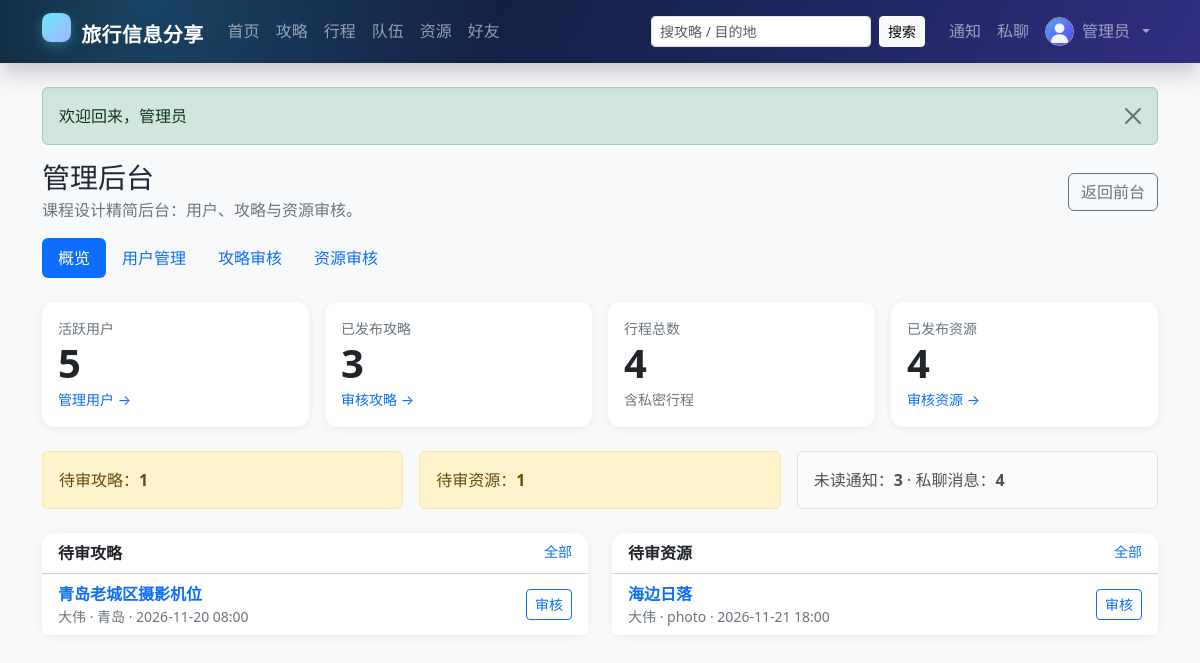
Page /admin/index.php (signed in) on the committed database.
### tables this page shows
CREATE TABLE `user` (
  `id`            INT UNSIGNED NOT NULL AUTO_INCREMENT COMMENT '用户ID',
  `username`      VARCHAR(50)  NOT NULL                COMMENT '登录名，唯一',
  `password_hash` VARCHAR(255) NOT NULL                COMMENT 'password_hash() 生成的密码散列',
  `nickname`      VARCHAR(50)  NOT NULL                COMMENT '昵称',
  `avatar`        VARCHAR(500) DEFAULT NULL             COMMENT '头像URL',
  `gender`        ENUM('unknown','male','female','other') NOT NULL DEFAULT 'unknown' COMMENT '性别',
  `email`         VARCHAR(100) DEFAULT NULL             COMMENT '邮箱，唯一（可为空）',
  `phone`         VARCHAR(20)  DEFAULT NULL             COMMENT '手机号',
  `intro`         VARCHAR(500) DEFAULT NULL             COMMENT '个人简介',
  `role`          ENUM('user','admin') NOT NULL DEFAULT 'user'   COMMENT '角色',
  `status`        ENUM('active','disabled') NOT NULL DEFAULT 'active' COMMENT '账号状态',
  `created_at`    DATETIME NOT NULL DEFAULT CURRENT_TIMESTAMP,
  `updated_at`    DATETIME NOT NULL DEFAULT CURRENT_TIMESTAMP ON UPDATE CURRENT_TIMESTAMP,
  PRIMARY KEY (`id`),
  UNIQUE KEY `uk_user_username` (`username`),
  UNIQUE KEY `uk_user_email` (`email`),
  KEY `idx_user_role_status` (`role`,`status`),
  KEY `idx_user_nickname` (`nickname`),
  CONSTRAINT `chk_user_username_len` CHECK (CHAR_LENGTH(`username`) BETWEEN 3 AND 50),
  CONSTRAINT `chk_user_nickname_len` CHECK (CHAR_LENGTH(`nickname`) BETWEEN 1 AND 50)
);

CREATE TABLE `guide` (
  `id`            INT UNSIGNED NOT NULL AUTO_INCREMENT,
  `author_id`     INT UNSIGNED NOT NULL COMMENT '作者',
  `title`         VARCHAR(100) NOT NULL,
  `destination`   VARCHAR(100) NOT NULL COMMENT '目的地',
  `cover`         VARCHAR(500) DEFAULT NULL COMMENT '封面图URL',
  `summary`       VARCHAR(500) DEFAULT NULL COMMENT '摘要',
  `content`       MEDIUMTEXT NOT NULL COMMENT '正文（富文本/HTML）',
  `day_count`     TINYINT UNSIGNED NOT NULL DEFAULT 1 COMMENT '行程天数',
  `cost_avg`      DECIMAL(10,2) NOT NULL DEFAULT 0.00 COMMENT '人均花费',
  `season`        ENUM('spring','summer','autumn','winter','all') NOT NULL DEFAULT 'all',
  `view_count`    INT UNSIGNED NOT NULL DEFAULT 0,
  `like_count`    INT UNSIGNED NOT NULL DEFAULT 0,
  `collect_count` INT UNSIGNED NOT NULL DEFAULT 0,
  `comment_count` INT UNSIGNED NOT NULL DEFAULT 0,
  `status`        ENUM('draft','pending','published','rejected','hidden') NOT NULL DEFAULT 'draft' COMMENT '草稿/待审/已发布/驳回/隐藏',
  `created_at`    DATETIME NOT NULL DEFAULT CURRENT_TIMESTAMP,
  `updated_at`    DATETIME NOT NULL DEFAULT CURRENT_TIMESTAMP COMMENT '仅内容编辑时由应用更新',
  PRIMARY KEY (`id`),
  KEY `idx_guide_author` (`author_id`,`status`),
  KEY `idx_guide_status_time` (`status`,`created_at`),
  KEY `idx_guide_destination` (`destination`),
  KEY `idx_guide_season` (`season`),
  KEY `idx_guide_status_like` (`status`,`like_count`),
  CONSTRAINT `fk_guide_author` FOREIGN KEY (`author_id`) REFERENCES `user` (`id`) ON DELETE RESTRICT ON UPDATE CASCADE,
  CONSTRAINT `chk_guide_day`  CHECK (`day_count` BETWEEN 1 AND 60),
  CONSTRAINT `chk_guide_cost` CHECK (`cost_avg` >= 0)
);

CREATE TABLE `resource` (
  `id`            INT UNSIGNED NOT NULL AUTO_INCREMENT,
  `uploader_id`   INT UNSIGNED NOT NULL,
  `trip_id`       INT UNSIGNED DEFAULT NULL COMMENT '关联行程，可为空',
  `type`          ENUM('photo','video','doc') NOT NULL,
  `title`         VARCHAR(100) NOT NULL,
  `description`   VARCHAR(500) DEFAULT NULL,
  `file_url`      VARCHAR(500) NOT NULL,
  `cover`         VARCHAR(500) DEFAULT NULL,
  `location`      VARCHAR(100) DEFAULT NULL COMMENT '拍摄/关联地点',
  `view_count`    INT UNSIGNED NOT NULL DEFAULT 0,
  `like_count`    INT UNSIGNED NOT NULL DEFAULT 0,
  `comment_count` INT UNSIGNED NOT NULL DEFAULT 0,
  `status`        ENUM('pending','published','rejected','hidden') NOT NULL DEFAULT 'pending',
  `created_at`    DATETIME NOT NULL DEFAULT CURRENT_TIMESTAMP,
  `updated_at`    DATETIME NOT NULL DEFAULT CURRENT_TIMESTAMP COMMENT '仅内容编辑时由应用更新',
  PRIMARY KEY (`id`),
  KEY `idx_resource_uploader` (`uploader_id`,`status`),
  KEY `idx_resource_status_time` (`status`,`created_at`),
  KEY `idx_resource_trip` (`trip_id`),
  KEY `idx_resource_type` (`type`),
  CONSTRAINT `fk_resource_uploader` FOREIGN KEY (`uploader_id`) REFERENCES `user` (`id`) ON DELETE RESTRICT ON UPDATE CASCADE,
  CONSTRAINT `fk_resource_trip`     FOREIGN KEY (`trip_id`)     REFERENCES `trip` (`id`) ON DELETE SET NULL ON UPDATE CASCADE
);

### app/helpers.php (called while the page is built, shortened)
<?php
function config(string $path, mixed $default = null): mixed
{
    $value = $GLOBALS['config'] ?? [];
    foreach (explode('.', $path) as $key) {
        $value = $value[$key];
    }
    return $value;
}
function e(mixed $value): string
{
    return htmlspecialchars((string) $value, ENT_QUOTES | ENT_SUBSTITUTE, 'UTF-8');
}
function url(string $path = ''): string
{
    $base = rtrim((string) config('site.base_url', ''), '/');
    return $base . '/' . ltrim($path, '/');
}
function flashes(): array
{
    $items = $_SESSION['flash'] ?? [];
    return $items;
}
function format_dt(?string $value): string
{
    $ts = strtotime($value);
    return $ts ? date('Y-m-d H:i', $ts) : $value;
}
function excerpt(?string $text, int $length = 90): string
{
    $plain = trim(strip_tags((string) $text));
    if (mb_strlen($plain, 'UTF-8') <= $length) {
        return $plain;
    }
    return mb_substr($plain, 0, $length, 'UTF-8') . '…';
}
function avatar_url(?string $avatar): string
{
    return url('/assets/avatar.svg');
}

### app/auth.php (called while the page is built, shortened)
<?php
function current_user(): ?array
{
    static $cache = [];
    $id = (int) $_SESSION['user_id'];
    if (array_key_exists($id, $cache)) {
        return $cache[$id];
    }
    $user = db_one(
        'SELECT * FROM `user` WHERE `id` = ? AND `status` = "active" LIMIT 1',
        [$id]
    );
    return $cache[$id] = $user;
}
function require_login(): void
{
    if (current_user() !== null) {
        return;
    }
}
function require_admin(): void
{
    require_login();
}

### app/db.php (called while the page is built, shortened)
<?php
function db(): PDO
{
    static $pdo = null;
    if ($pdo instanceof PDO) {
        return $pdo;
    }
    $c = config('db');
    $dsn = sprintf(
        'mysql:host=%s;port=%d;dbname=%s;charset=%s',
        $c['host'],
        (int) $c['port'],
        $c['name'],
        $c['charset']
    );
    $pdo = new PDO($dsn, $c['user'], $c['pass'], [
        PDO::ATTR_ERRMODE            => PDO::ERRMODE_EXCEPTION,
        PDO::ATTR_DEFAULT_FETCH_MODE => PDO::FETCH_ASSOC,
        PDO::ATTR_EMULATE_PREPARES   => false,
        PDO::ATTR_STRINGIFY_FETCHES  => false,
    ]);
    $pdo->exec("SET time_zone = '+08:00'");
    return $pdo;
}
function db_all(string $sql, array $params = []): array
{
    $stmt = db()->prepare($sql);
    $stmt->execute($params);
    return $stmt->fetchAll();
}
function db_one(string $sql, array $params = []): ?array
{
    $stmt = db()->prepare($sql);
    $stmt->execute($params);
    $row = $stmt->fetch();
    return $row === false ? null : $row;
}
function db_val(string $sql, array $params = []): mixed
{
    $stmt = db()->prepare($sql);
    $stmt->execute($params);
    return $stmt->fetchColumn();
}

### public/admin/index.php (the view, shortened to what this page needs)
<?php
require_admin();
$stats = [
    'users'        => (int) db_val('SELECT COUNT(*) FROM `user` WHERE `status` = "active"'),
    'guides'       => (int) db_val('SELECT COUNT(*) FROM `guide` WHERE `status` = "published"'),
    'trips'        => (int) db_val('SELECT COUNT(*) FROM `trip`'),
    'resources'    => (int) db_val('SELECT COUNT(*) FROM `resource` WHERE `status` = "published"'),
    'pending_guide'=> (int) db_val('SELECT COUNT(*) FROM `guide` WHERE `status` = "pending"'),
    'pending_res'  => (int) db_val('SELECT COUNT(*) FROM `resource` WHERE `status` = "pending"'),
    'messages'     => (int) db_val('SELECT COUNT(*) FROM `message`'),
    'reports'      => (int) db_val('SELECT COUNT(*) FROM `notification` WHERE `is_read` = 0'),
];
$pendingGuides = db_all(
    'SELECT g.`id`, g.`title`, g.`destination`, g.`created_at`, u.`nickname`
     FROM `guide` g JOIN `user` u ON u.`id` = g.`author_id`
     WHERE g.`status` = "pending" ORDER BY g.`created_at` ASC LIMIT 5'
);
$pendingResources = db_all(
    'SELECT r.`id`, r.`title`, r.`type`, r.`created_at`, u.`nickname`
     FROM `resource` r JOIN `user` u ON u.`id` = r.`uploader_id`
     WHERE r.`status` = "pending" ORDER BY r.`created_at` ASC LIMIT 5'
);
$activeNav = 'admin';
require APP_ROOT . '/app/views/header.php';
require APP_ROOT . '/app/views/admin_nav.php';
?>
<div class="row g-3 mb-4">
    <div class="col-6 col-lg-3">
        <div class="card border-0 shadow-sm h-100"><div class="card-body">
            <div class="text-secondary small">活跃用户</div><div class="display-6 fw-semibold"><?= $stats['users'] ?></div>
            <a class="small" href="<?= e(url('/admin/users.php')) ?>">管理用户 →</a>
        </div></div>
    </div>
    <div class="col-6 col-lg-3">
        <div class="card border-0 shadow-sm h-100"><div class="card-body">
            <div class="text-secondary small">已发布攻略</div><div class="display-6 fw-semibold"><?= $stats['guides'] ?></div>
            <a class="small" href="<?= e(url('/admin/guides.php')) ?>">审核攻略 →</a>
        </div></div>
    </div>
    <div class="col-6 col-lg-3">
        <div class="card border-0 shadow-sm h-100"><div class="card-body">
            <div class="text-secondary small">行程总数</div><div class="display-6 fw-semibold"><?= $stats['trips'] ?></div>
            <span class="small text-secondary">含私密行程</span>
        </div></div>
    </div>
    <div class="col-6 col-lg-3">
        <div class="card border-0 shadow-sm h-100"><div class="card-body">
            <div class="text-secondary small">已发布资源</div><div class="display-6 fw-semibold"><?= $stats['resources'] ?></div>
            <a class="small" href="<?= e(url('/admin/resources.php')) ?>">审核资源 →</a>
        </div></div>
    </div>
</div>
<div class="row g-3 mb-4">
    <div class="col-md-4"><div class="alert alert-warning mb-0">待审攻略：<strong><?= $stats['pending_guide'] ?></strong></div></div>
    <div class="col-md-4"><div class="alert alert-warning mb-0">待审资源：<strong><?= $stats['pending_res'] ?></strong></div></div>
    <div class="col-md-4"><div class="alert alert-light border mb-0">未读通知：<strong><?= $stats['reports'] ?></strong> · 私聊消息：<strong><?= $stats['messages'] ?></strong></div></div>
</div>
<div class="row g-4">
    <div class="col-lg-6">
        <div class="card border-0 shadow-sm h-100">
            <div class="card-header bg-white d-flex justify-content-between"><span class="fw-semibold">待审攻略</span><a class="small" href="<?= e(url('/admin/guides.php?status=pending')) ?>">全部</a></div>
            <div class="list-group list-group-flush">
                <?php foreach ($pendingGuides as $guide): ?>
                    <div class="list-group-item d-flex justify-content-between align-items-center gap-2">
                        <div><a class="fw-semibold text-decoration-none" href="<?= e(url('/guide.php?id=' . (int) $guide['id'])) ?>"><?= e(excerpt($guide['title'], 24)) ?></a><div class="small text-secondary"><?= e($guide['nickname']) ?> · <?= e($guide['destination']) ?> · <?= e(format_dt($guide['created_at'])) ?></div></div>
                        <a class="btn btn-sm btn-outline-primary" href="<?= e(url('/admin/guides.php?status=pending')) ?>">审核</a>
                    </div>
                <?php endforeach; ?>
            </div>
        </div>
    </div>
    <div class="col-lg-6">
        <div class="card border-0 shadow-sm h-100">
            <div class="card-header bg-white d-flex justify-content-between"><span class="fw-semibold">待审资源</span><a class="small" href="<?= e(url('/admin/resources.php?status=pending')) ?>">全部</a></div>
            <div class="list-group list-group-flush">
                <?php foreach ($pendingResources as $resource): ?>
                    <div class="list-group-item d-flex justify-content-between align-items-center gap-2">
                        <div><a class="fw-semibold text-decoration-none" href="<?= e(url('/resource.php?id=' . (int) $resource['id'])) ?>"><?= e(excerpt($resource['title'], 24)) ?></a><div class="small text-secondary"><?= e($resource['nickname']) ?> · <?= e($resource['type']) ?> · <?= e(format_dt($resource['created_at'])) ?></div></div>
                        <a class="btn btn-sm btn-outline-primary" href="<?= e(url('/admin/resources.php?status=pending')) ?>">审核</a>
                    </div>
                <?php endforeach; ?>
            </div>
        </div>
    </div>
</div>
<?php require APP_ROOT . '/app/views/footer.php'; ?>

### app/views/header.php (shortened to what this page needs)
<?php
$me = current_user();
$activeNav = $activeNav ?? '';
$q = (string) ($_GET['q'] ?? '');
?>
<!doctype html>
<html lang="zh-CN">
<head>
    <link rel="stylesheet" href="<?= e(url('/assets/bootstrap.min.css')) ?>">
    <link rel="stylesheet" href="<?= e(url('/assets/style.css')) ?>">
</head>
<body class="d-flex flex-column min-vh-100 bg-body-tertiary">
<nav class="navbar navbar-expand-lg navbar-dark app-navbar sticky-top">
    <div class="container">
        <a class="navbar-brand fw-bold" href="<?= e(url('/index.php')) ?>">
            <span class="brand-mark"></span> 旅行信息分享
        </a>
        <div class="collapse navbar-collapse" id="mainNav">
            <ul class="navbar-nav me-auto mb-2 mb-lg-0">
                <li class="nav-item"><a class="nav-link <?= $activeNav === 'home' ? 'active' : '' ?>" href="<?= e(url('/index.php')) ?>">首页</a></li>
                <li class="nav-item"><a class="nav-link <?= $activeNav === 'guides' ? 'active' : '' ?>" href="<?= e(url('/guides.php')) ?>">攻略</a></li>
                <li class="nav-item"><a class="nav-link <?= $activeNav === 'trips' ? 'active' : '' ?>" href="<?= e(url('/trips.php')) ?>">行程</a></li>
                <li class="nav-item"><a class="nav-link <?= $activeNav === 'teams' ? 'active' : '' ?>" href="<?= e(url('/teams.php')) ?>">队伍</a></li>
                <li class="nav-item"><a class="nav-link <?= $activeNav === 'resources' ? 'active' : '' ?>" href="<?= e(url('/resources.php')) ?>">资源</a></li>
                <?php if ($me !== null): ?>
                    <li class="nav-item"><a class="nav-link <?= $activeNav === 'friends' ? 'active' : '' ?>" href="<?= e(url('/friends.php')) ?>">好友</a></li>
                <?php endif; ?>
            </ul>
            <form class="d-flex me-lg-3 my-2 my-lg-0" role="search" action="<?= e(url('/guides.php')) ?>" method="get">
                <input class="form-control form-control-sm me-2" type="search" name="q" value="<?= e($q) ?>" placeholder="搜攻略 / 目的地" aria-label="搜索攻略">
                <button class="btn btn-sm btn-light" type="submit">搜索</button>
            </form>
            <ul class="navbar-nav align-items-lg-center">
                <?php if ($me !== null): ?>
                    <li class="nav-item">
                        <a class="nav-link position-relative" href="<?= e(url('/notifications.php')) ?>" title="通知">
                            通知
                        </a>
                    </li>
                    <li class="nav-item">
                        <a class="nav-link position-relative" href="<?= e(url('/messages.php')) ?>" title="私聊">
                            私聊
                        </a>
                    </li>
                    <li class="nav-item dropdown">
                        <a class="nav-link dropdown-toggle d-flex align-items-center gap-2" href="#" role="button" data-bs-toggle="dropdown" aria-expanded="false">
                            <img src="<?= e(avatar_url($me['avatar'])) ?>" alt="" class="rounded-circle nav-avatar">
                            <span><?= e($me['nickname']) ?></span>
                        </a>
                    </li>
                <?php else: ?>
                    <li class="nav-item"><a class="nav-link" href="<?= e(url('/login.php')) ?>">登录</a></li>
                    <li class="nav-item"><a class="btn btn-sm btn-light ms-lg-2" href="<?= e(url('/register.php')) ?>">注册</a></li>
                <?php endif; ?>
            </ul>
        </div>
    </div>
</nav>
<main class="container py-4 flex-grow-1">
    <?php foreach (flashes() as $item): ?>
        <div class="alert alert-<?= e($item['type']) ?> alert-dismissible fade show" role="alert">
            <?= e($item['message']) ?>
            <button type="button" class="btn-close" data-bs-dismiss="alert" aria-label="关闭"></button>
        </div>
    <?php endforeach; ?>

### rows in the picture
user: nickname "管理员"
guide: title "青岛老城区摄影机位", author.nickname "大伟", destination "青岛", created_at "2026-11-20 08:00"
resource: title "海边日落", uploader.nickname "大伟", type "photo", created_at "2026-11-21 18:00"

### other values in the picture
$item['message'] "欢迎回来，管理员"
$label "概览"
$label "用户管理"
$label "攻略审核"
$label "资源审核"
$stats['users'] "5"
$stats['guides'] "3"
$stats['trips'] "4"
$stats['resources'] "4"
$stats['pending_guide'] "1"
$stats['pending_res'] "1"
$stats['reports'] "3"
$stats['messages'] "4"
